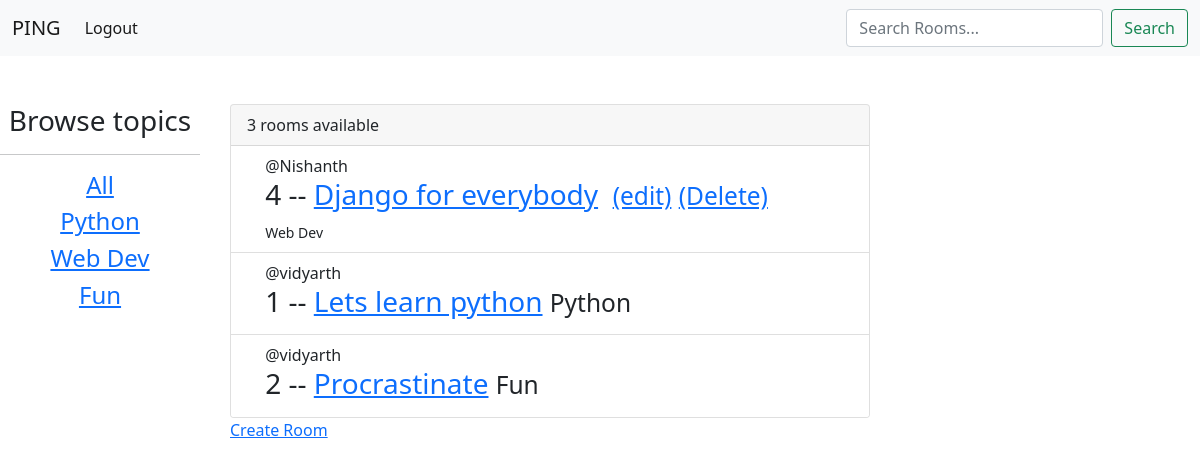
Screenshot of / (signed in) with the database file from the repository.
### base/models.py (models this page shows, shortened)
class Topic(models.Model):
    name = models.CharField(max_length=100)
    def __str__(self):
        return self.name

class Room(models.Model):
    host = models.ForeignKey(User,on_delete=models.SET_NULL,null=True)
    topic = models.ForeignKey(Topic,on_delete=models.SET_NULL,null=True)
    name = models.CharField(max_length=200)
    description = models.TextField(null=True, blank=True)
    participants = models.ManyToManyField(User,related_name="participants",blank=True)
    updated = models.DateTimeField(auto_now=True) #Every time we save
    created = models.DateTimeField(auto_now_add=True)  # Every time we create
    class Meta:
        ordering = ['-updated','-created']

### base/views.py (the view)
# urls.py: path('', views.home, name="home"),
def home(request):
    q = request.GET.get('q') if request.GET.get('q') != None else ''
    room = Room.objects.filter(
        Q(topic__name__icontains=q) | Q(name__icontains=q) | Q(description__icontains=q)
        )
    topics = Topic.objects.all()
    room_count = room.count()
    return render(request,"base/home.html",{
        "room" : room,
        "topic":topics,
        "room_count":room_count,
    })

### base/templates/base/home.html (shortened to what this page needs)
{% extends 'base/main.html' %}
{% block content %}
<div class="home-container">
    <div>
        <h3 style="text-align: center;">Browse topics</h3>
        <hr>
        <div style="text-align: center;">
            <h4><a href="{% url 'home'%}">All</a></h4>
            {% for i in topic %}
                <h4><a href="{% url 'home'%}?q={{i.name}}">{{i.name}}</a></h4>
            {% endfor %}
        </div>
    </div>
    <div style="margin-left: 3%;">
        <div class="card" style="width: 40rem;">
            <div class="card-header">
                {{room_count}} rooms available
            </div>
            <ul class="list-group list-group-flush">
                {% for i in room %}
                <li class="list-group-item">
                    <div style="margin-left: 3%;">
                        <span>@{{i.host.username}}</span>
                        <h3>{{i.id}} -- <a href="{% url 'room' pk=i.id %}">{{i.name}}</a>
                            {% if request.user == i.host %}
                            &nbsp;<small><a href="{% url 'update-room' pk=i.id %}">(edit)</a></small>
                            <small><a href="{% url 'delete-room' pk=i.id %}">(Delete)</a></small>
                        </h3>
                        {% endif %}
                        <small>{{i.topic}}</small>
                    </div>
                </li>
                {% endfor %}
            </ul>
        </div>
        <a href="{% url 'create-room' %}">Create Room</a>
    </div>
    </div>
{% endblock %}

### base/templates/base/home.html (style rules this page uses)
.home-container { display: grid; grid-template-columns: 1fr 5fr; }

### rows the page displays
Topic: name "Python"
Topic: name "Web Dev"
Topic: name "Fun"
Room: host.username "Nishanth", id "4", name "Django for everybody", shows "(edit)", topic "Web Dev"
Room: host.username "vidyarth", id "1", name "Lets learn python", topic "Python"
Room: host.username "vidyarth", id "2", name "Procrastinate", topic "Fun"

### other values shown
{{ room_count }} "3"
